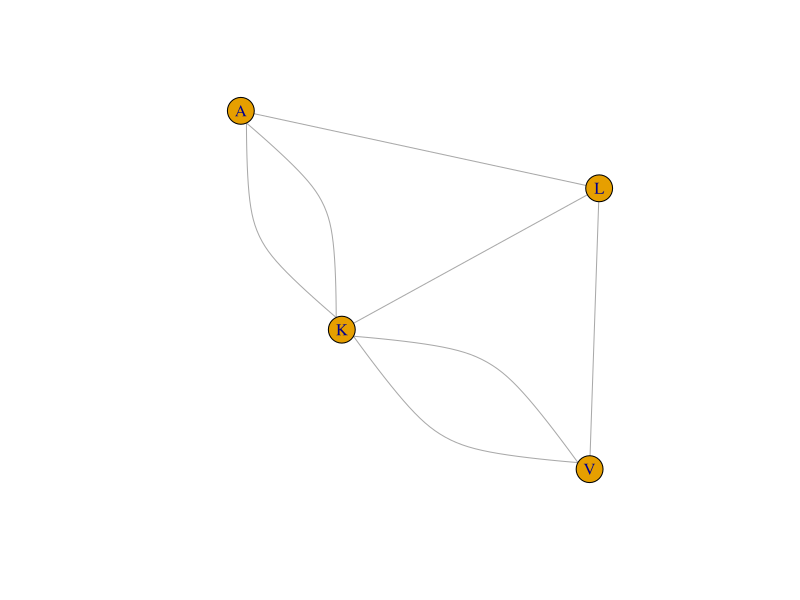
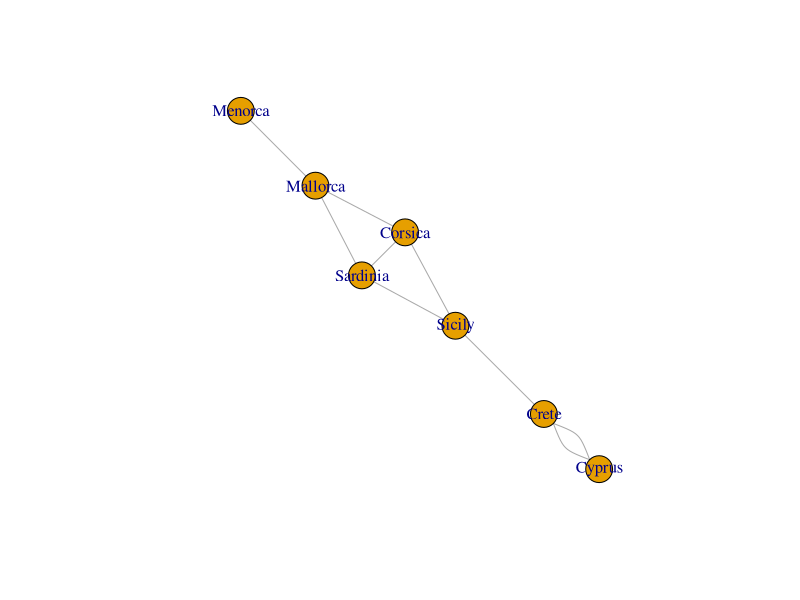

These figures' R source, in order:
## ---- chunk 1
knitr::opts_chunk$set(echo = T)
## ---- chunk 2
# Load the igraph package
if(!require(igraph)) install.packages("igraph"); library(igraph)
## ---- chunk 3
# Define the vertices
vertices <- c("L", "V", "K", "A") 

# Define the edges (pairs of neighborhoods connected by a bridge)
edges <- c("L", "A",
           "L", "K",
           "L", "V",
           "V", "K",
           "A", "K",
           "K", "A",
           "K", "V")

# Create the graph from the edge list
G <- graph(edges, directed=FALSE)

# Add names to the vertices
V(G)$name <- vertices

# Plot the graph
plot(G)
print(G) #identical to 'G'

# Write your answer above this line
## ---- chunk 4
## For demonstration purposes, we'll create a simple graph for seven islands in the Mediterranean Sea.

# Creating a data frame for Mediterranean islands with a single column for names.
mediterranean_islands <- data.frame(
  name = c(
    "Sicily", "Sardinia", "Cyprus", "Crete", "Corsica", "Mallorca", "Menorca"
  )
)

# Creating a data frame for the simple relations between the islands.
# Each pair of islands is connected by a single edge, with no island connected to itself.
relations <- data.frame(
  from = c(
    "Sicily", "Sicily", "Sardinia",
    "Cyprus", "Crete", "Corsica",
    "Corsica", "Mallorca", "Mallorca"
  ),
  to = c(
    "Sardinia", "Crete", "Corsica",
    "Crete", "Cyprus", "Mallorca",
    "Sicily", "Menorca", "Sardinia"
  )
)

# Using the igraph package to create a simple graph object from the relations data frame.
# This graph is undirected, meaning the relationships do not have a specified direction, reflecting the simple nature of the graph.
# The vertices are defined by the mediterranean_islands data frame.
g_med_isl <- graph_from_data_frame(relations, directed = FALSE, vertices = mediterranean_islands)

# Complete the code #
is_simple(g_med_isl)
any_multiple(g_med_isl)
count_multiple(g_med_isl)
any_loop(g_med_isl)
print(g_med_isl)
plot(g_med_isl)

# Write your answer above this line
